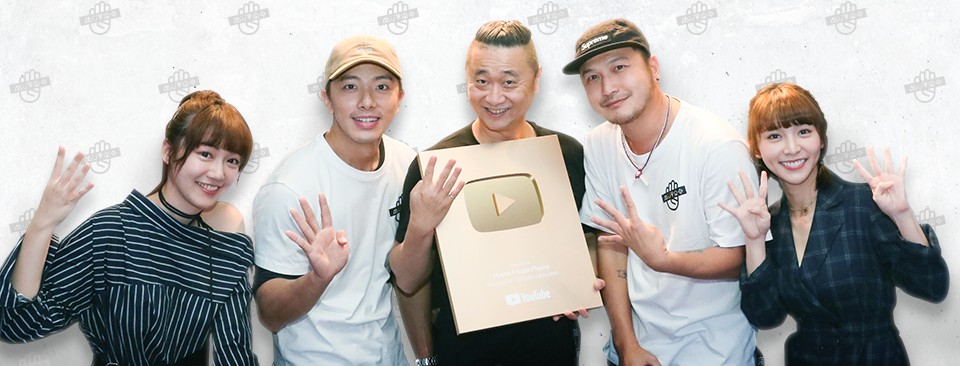
#> input picture OpenCV-Tutorial-master/facedetection/test.jpg, 960 x 366 px
$ python detect_face_image.py
#> lines starting #> are read from the running program, lines starting #| are printed output that depends on the picture; after the words box and inside, x2 and y2 are one past the last pixel; in counts of white or black regions, pixels touching at a corner belong together
import cv2

# 載入分類器
face_cascade = cv2.CascadeClassifier('haarcascade_frontalface_default.xml')

# 讀取圖片
img = cv2.imread('test.jpg')
#> img is the input picture: shape (366, 960, 3); mean B, G, R 172.5, 174.8, 177.8

# 轉成灰階圖片
gray = cv2.cvtColor(img, cv2.COLOR_BGR2GRAY)
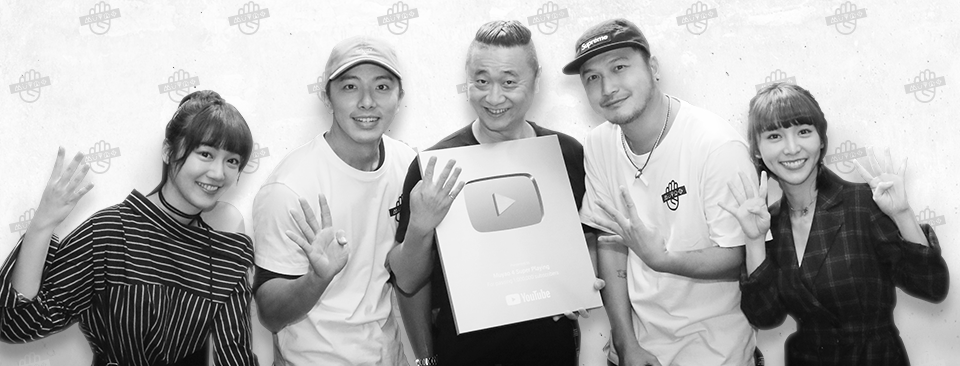
#> gray: shape (366, 960); min 0, max 255, mean 175.5

# 偵測臉部
faces = face_cascade.detectMultiScale(
    gray,
    scaleFactor=1.065,
    minNeighbors=4)
#> faces = [[323, 53, 89, 89], [755, 108, 73, 73], [574, 50, 68, 68], [454, 51, 81, 81], [179, 129, 77, 77]]

# 繪製人臉部份的方框
for (x, y, w, h) in faces:
    cv2.rectangle(img, (x, y), (x + w, y + h), (0, 255, 0), 2)
#> this loop made 5 passes
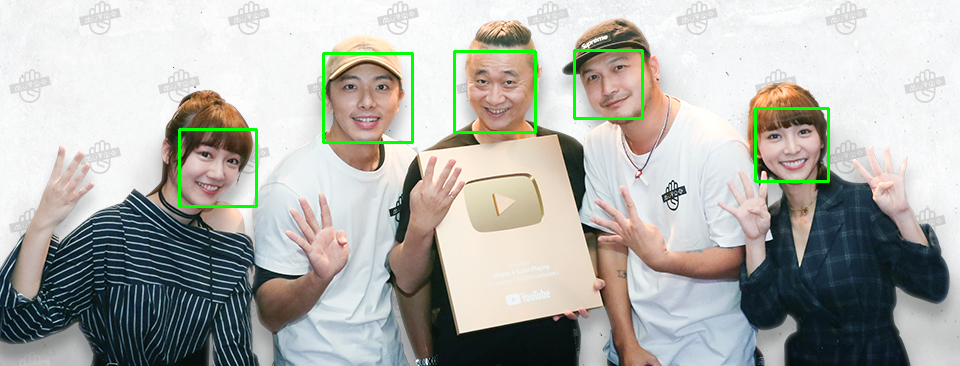
#> img: shape (366, 960, 3); 1.32% of pixels changed, all inside (x1, y1, x2, y2) = (178, 49, 830, 208)
#(0, 255, 0)欄位可以變更方框顏色(Blue,Green,Red)

#計算找到幾張臉
print("找到了 {0} 張臉.".format(len(faces)))
#| 找到了 5 張臉.
# 顯示成果
cv2.namedWindow('img', cv2.WINDOW_NORMAL)  #正常視窗大小
cv2.imshow('img', img)                     #秀出圖片
cv2.imwrite( "result.jpg", img )           #保存圖片
cv2.waitKey(0)                             #等待按下任一按鍵
cv2.destroyAllWindows()                    #關閉視窗
